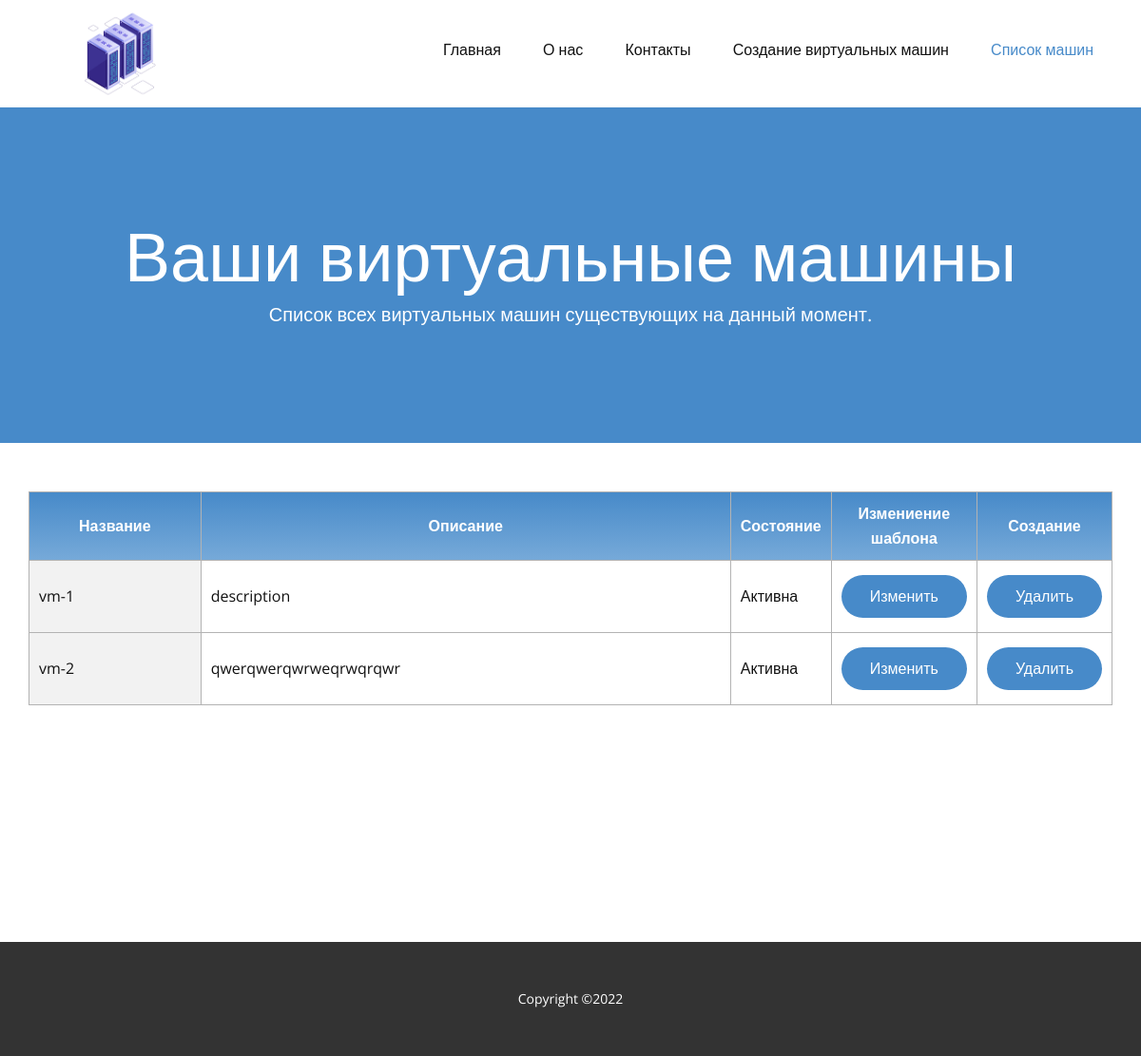
Before: /vm-list with the older database file.
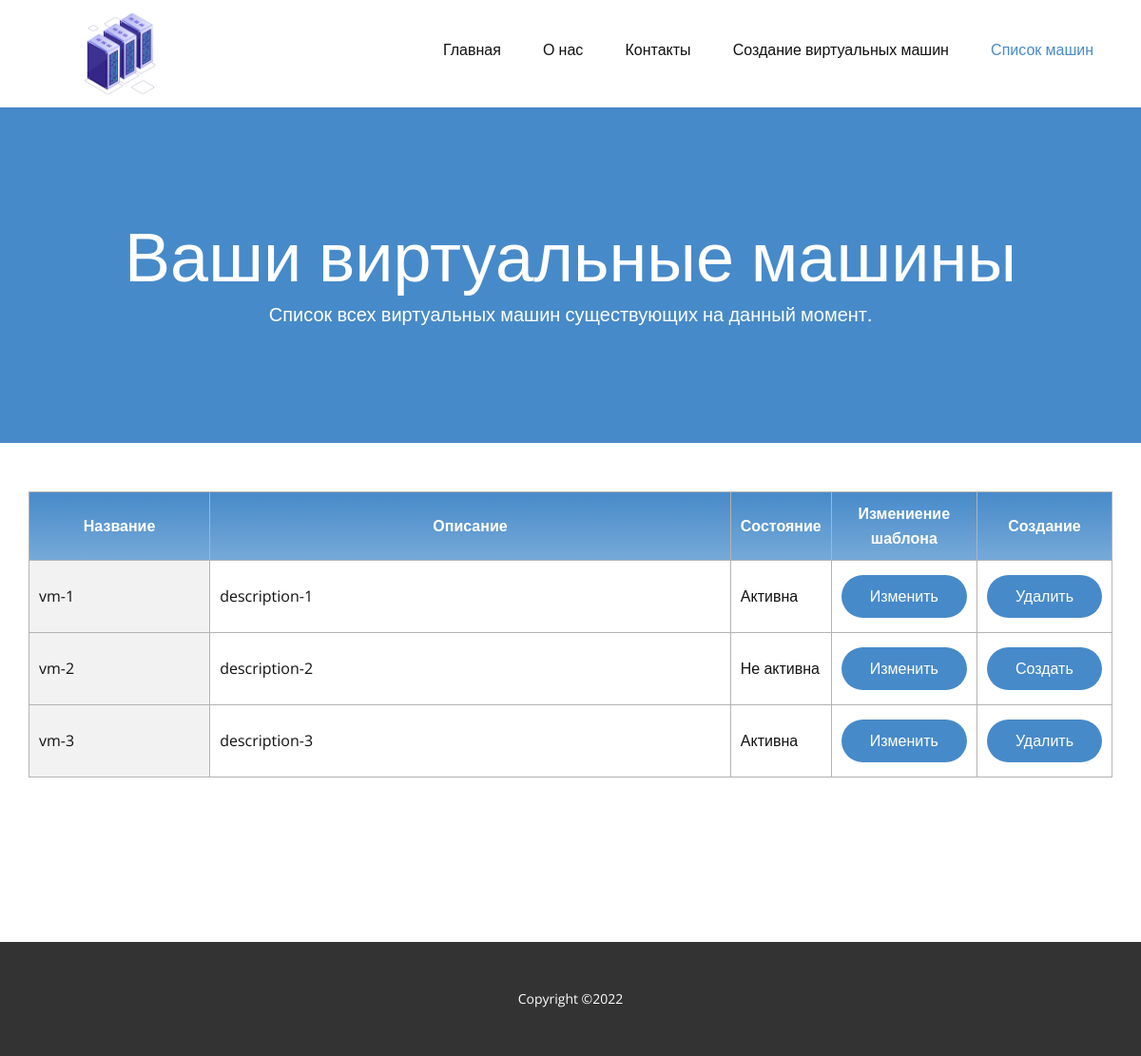
After: the same page with the newer database file.
### MySite/models.py (models this page shows, shortened)
class VirtualMachine(models.Model):
    name = models.CharField(max_length=40, unique=True, verbose_name='Название')
    description = models.TextField(verbose_name='Описание')
    ZONE = [
        ('ru-central1-a', 'ru-central-a'),
        ('ru-central1-b', 'ru-central-b'),
        ('ru-central1-c', 'ru-central-c'),
    ]
    zone = models.CharField(choices=ZONE, max_length=13, default='ru-central1-a', verbose_name='Зона доступности')
    IMAGE_ID = [
        ('fd8bh0c781u19q50m4kj', 'Ubuntu-22.04'),
        ('fd8e65d4chiel4ussa9o', 'Debian-11'),
        ('fd84go2nk3voj0gg7tpn', 'openSUSE-Leap-15.3'),
        ('fd8bv62nmsjf6hmjrh96', 'AlmaLinux-8'),
        ('fd8nce10ece89ufqkk9t', 'Astra-Linux-Common-Edition-2.12'),
        ('fd8i8fljrbbcclckhlm9', 'ALT-Linux-10'),
        ('fd8jvcoeij6u9se84dt5', 'CentOS-7'),
        ('fd8phu675e6sgsa68pvj', 'Fedora-35'),
        ('fd865udut6b1gvgh5igh', 'Fedora-CoreOS-35'),
        ('fd8mnkj7vk131q9ll4p5', 'CentOS-Stream-8'),
        ('fd8q0kjl4l1iovds9f29', 'REDOS-7.3'),
    ]
    image_id = models.CharField(choices=IMAGE_ID, max_length=20, default='fd8phu675e6sgsa68pvj',
                                verbose_name='Операционная система')
    BOOT_DISK_TYPE = [
        ('network-hdd', 'HDD'),
        ('network-ssd', 'SSD'),
        ('network-ssd-nonreplicated', 'NR-SSD'),
    ]
    boot_disk_type = models.CharField(max_length=25, choices=BOOT_DISK_TYPE, default='network-hdd',
                                      verbose_name='Тип диска')
    boot_disk_size = models.PositiveSmallIntegerField(verbose_name='Размер диска', default=15)
    cores = models.PositiveSmallIntegerField(verbose_name='vCPU', default=2)
    CORE_FRACTION = [
        (20, '20%'),
        (50, '50%'),
        (100, '100%'),
    ]
    core_fraction = models.PositiveSmallIntegerField(choices=CORE_FRACTION, verbose_name='Гарантированная доля vCPU', default=20)
    memory = models.PositiveSmallIntegerField(verbose_name='RAM', default=2)
    username = models.CharField(max_length=20, verbose_name='Имя пользователя', default='user')
    ssh_key = models.CharField(max_length=500, verbose_name='SSH-ключ')
    time_create = models.DateTimeField(auto_now_add=True, verbose_name='Время создания')
    time_update = models.DateTimeField(auto_now=True, verbose_name='Время изменения')
    running = models.BooleanField(verbose_name='Активна', default=False)
    class Meta:
        verbose_name = 'Виртуальные машины'
        verbose_name_plural = 'Виртуальные машины'
        ordering = ['time_create']

### MySite/views.py (the view)
# urls.py: path('vm-list', views.vmList, name='vmList'),
def vmList(reqest):
    context = {'title': 'Список виртуальных машин', 'cssFile': 'css/Список-машин.css',
               'all_VM': VirtualMachine.objects.all()}
    return render(
        reqest,
        'Список-машин.html',
        context=context,
    )

### MySite/templates/Список-машин.html (shortened to what this page needs)
{% extends 'base.html' %}
{% block content %}
    {% load static %}
    <section class="u-align-center u-clearfix u-section-1" id="sec-5132">
        <div class="u-align-left u-container-style u-expanded-width u-group u-palette-1-base u-group-1">
            <div class="u-container-layout u-container-layout-1">
                <h1 class="u-align-center u-text u-title u-text-1">Ваши виртуальные машины</h1>
                <p class="u-align-center u-large-text u-text u-text-variant u-text-2">Список всех виртуальных машин
                    существующих на данный момент.</p>
            </div>
        </div>
    </section>
    <section class="u-align-center u-clearfix u-section-2" id="sec-5c99">
        <div class="u-clearfix u-sheet u-sheet-1">
            <div class="u-expanded-width u-table u-table-responsive u-table-1">
                <table class="u-table-entity u-table-entity-1">
                    <colgroup>
                        <col width="22.9%">
                        <col width="77.1%">
                    </colgroup>
                    <thead class="u-align-center u-gradient u-table-header u-text-white u-table-header-1">
                    <tr style="height: 46px;">
                        <th class="u-border-1 u-border-grey-30 u-table-cell u-table-cell-1">Название</th>
                        <th class="u-border-1 u-border-grey-30 u-table-cell u-table-cell-2">Описание</th>
                        <th class="u-border-1 u-border-grey-30 u-table-cell u-table-cell-2">Состояние</th>
                        <th class="u-border-1 u-border-grey-30 u-table-cell u-table-cell-2">Измениение шаблона</th>
                        <th class="u-border-1 u-border-grey-30 u-table-cell u-table-cell-2">Создание</th>
                    </tr>
                    </thead>
                    <tbody class="u-table-body">
                    {% for vm in all_VM %}
                        <tr style="height: 76px;">
                            <td class="u-border-1 u-border-grey-30 u-first-column u-grey-5 u-table-cell">
                                {{ vm.name }}
                            </td>
                            <td class="u-border-1 u-border-grey-30 u-table-cell">
                                {{ vm.description }}
                            </td>
                            <td class="u-border-1 u-border-grey-30 u-table-cell">
                                {% if vm.running %}
                                    Активна
                                {% else %}
                                    Не активна
                                {% endif %}
                            </td>
                            <td class="u-border-1 u-border-grey-30 u-table-cell">
                                <a href="admin/MySite/virtualmachine/{{ vm.pk }}/change/"
                                   class="u-btn u-btn-round u-button-style u-hover-palette-1-dark-1 u-palette-1-base u-radius-50 u-btn-1">Изменить
                                </a>
                            </td>
                            <td class="u-border-1 u-border-grey-30 u-table-cell">
                                {% if vm.running %}
                                    <a href="{% url 'DeleteVirtualMachine' vm.name %}"
                                       class="u-btn u-btn-round u-button-style u-hover-palette-1-dark-1 u-palette-1-base u-radius-50 u-btn-1">Удалить
                                    </a>
                                {% else %}
                                    <a href="{% url 'CreateVirtualMachine' vm.name %}"
                                       class="u-btn u-btn-round u-button-style u-hover-palette-1-dark-1 u-palette-1-base u-radius-50 u-btn-1">Создать
                                    </a>
                                {% endif %}
                            </td>
                        </tr>
                    {% endfor %}
                    </tbody>
                </table>
            </div>
        </div>
    </section>
{% endblock %}

### MySite/templates/base.html (shortened to what this page needs)
<!DOCTYPE html>
<html style="font-size: 16px;" lang="ru">
<head>
    {% load static %}
    <link rel="stylesheet" href="{% static 'css/nicepage.css' %}" media="screen">
    <link rel="stylesheet" href="{% static cssFile %}" media="screen">
</head>
<body class="u-body u-stick-footer u-xl-mode" data-lang="ru">
<header class="u-clearfix u-header u-header" id="sec-ccd5">
    <div class="u-clearfix u-sheet u-sheet-1">
        <a href="{% url 'index' %}" class="u-image u-logo u-image-1" data-image-width="505" data-image-height="494"
           title="Главная">
            <img src="{% static 'img/2.jpg' %}"
                 class="u-logo-image u-logo-image-1">
        </a>
        <nav class="u-menu u-menu-one-level u-offcanvas u-menu-1">
            <div class="u-custom-menu u-nav-container">
                <ul class="u-nav u-unstyled u-nav-1">
                    <li class="u-nav-item"><a
                            class="u-button-style u-nav-link u-text-active-palette-1-base u-text-hover-palette-2-base"
                            href="{% url 'index' %}"
                            style="padding: 10px 20px;">Главная</a>
                    </li>
                    <li class="u-nav-item"><a
                            class="u-button-style u-nav-link u-text-active-palette-1-base u-text-hover-palette-2-base"
                            href="{% url 'about' %}"
                            style="padding: 10px 20px;">О нас</a>
                    </li>
                    <li class="u-nav-item"><a
                            class="u-button-style u-nav-link u-text-active-palette-1-base u-text-hover-palette-2-base"
                            href="{% url 'contacts' %}"
                            style="padding: 10px 20px;">Контакты</a>
                    </li>
                    <li class="u-nav-item"><a
                            class="u-button-style u-nav-link u-text-active-palette-1-base u-text-hover-palette-2-base"
                            href="{% url 'vmCreate' %}"
                            style="padding: 10px 20px;">Создание виртуальных машин</a>
                    </li>
                    <li class="u-nav-item"><a
                            class="u-button-style u-nav-link u-text-active-palette-1-base u-text-hover-palette-2-base"
                            href="{% url 'vmList' %}"
                            style="padding: 10px 20px;">Список машин</a>
                    </li>
                </ul>
            </div>
        </nav>
    </div>
</header>
{% block content %}
{% endblock %}
<footer class="u-align-center u-clearfix u-footer u-grey-80 u-footer" id="sec-d16a">
    <div class="u-clearfix u-sheet u-sheet-1">
        <p class="u-small-text u-text u-text-variant u-text-1" data-lang-en="Copyright ©2022"> Copyright ©2022 </p>
    </div>
</footer>
</body>
</html>

### MySite/static/css/Список-машин.css (style rules this page uses)
.u-section-1 { min-height: 353px; }
.u-section-1 .u-group-1 { min-height: 353px; height: auto; margin-top: 0; margin-bottom: 0; }
.u-section-1 .u-container-layout-1 { padding: 30px; }
.u-section-1 .u-text-1 { margin: 89px 55px 0; }
.u-section-1 .u-text-2 { width: 826px; margin: 4px auto 0; }
.u-section-2 .u-sheet-1 { min-height: 525px; }
.u-section-2 .u-table-1 { margin: 51px 0 60px; }
.u-section-2 .u-table-entity-1 { min-height: 100px; }
.u-section-2 .u-table-header-1 { font-weight: 700; background-image: linear-gradient(#478ac9, #77aad9); }
.u-section-2 .u-table-cell-1 { border-style: solid; }
.u-section-2 .u-table-cell-2 { border-style: solid; }

Changed rows visible on the page:
changed VirtualMachine "vm-1": description "description" → "description-1"
changed VirtualMachine "vm-2": description "qwerqwerqwrweqrwqrqwr" → "description-2"; running "Активна Удалить" → "Не активна Создать"
added VirtualMachine: name "vm-3", description "description-3", running "Активна"
